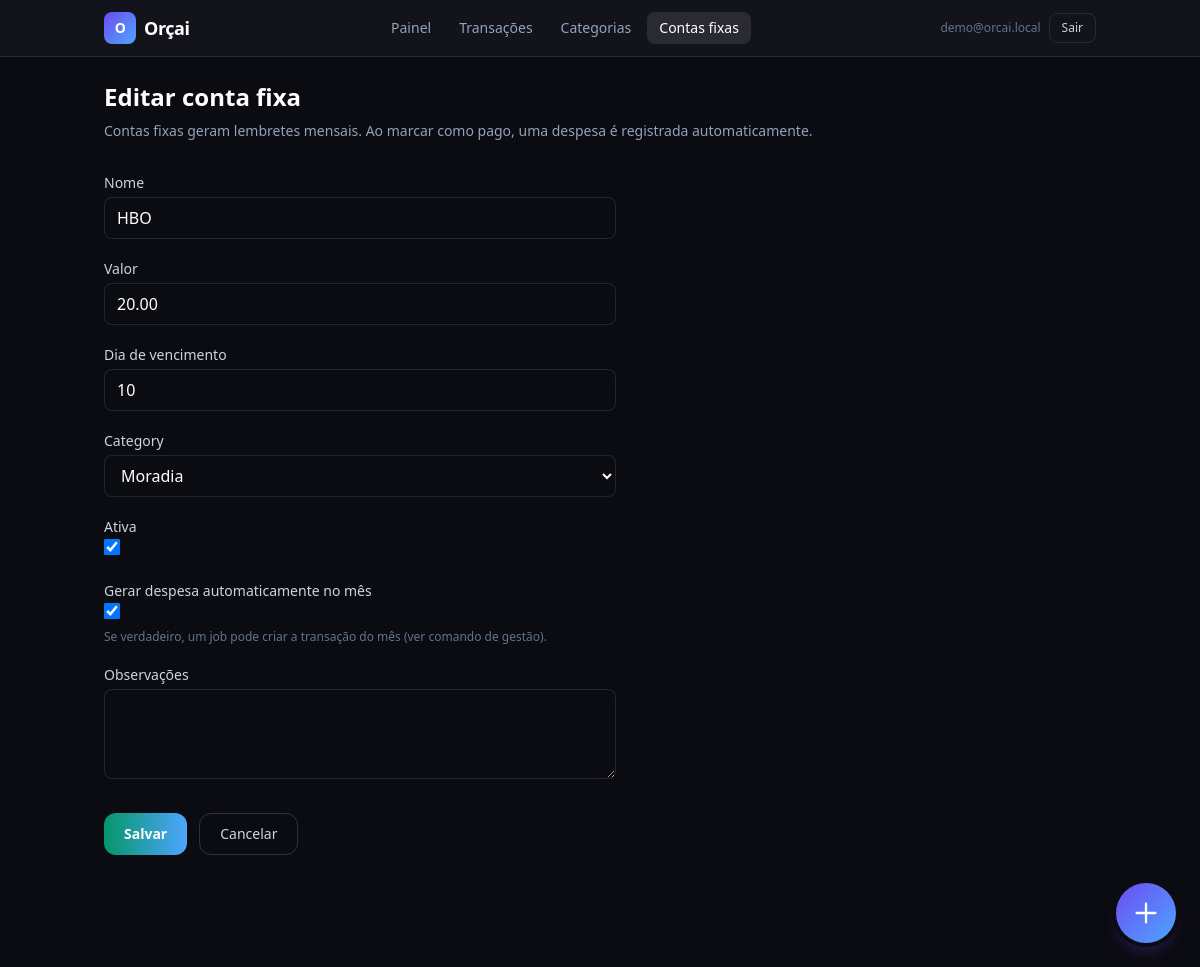
Screenshot of /contas-fixas/2/editar/ (signed in) with the database file from the repository.
### users/models.py (models this page shows, shortened)
class User(AbstractUser):
    email = models.EmailField("e-mail", unique=True)
    USERNAME_FIELD = "email"
    REQUIRED_FIELDS: list[str] = []
    class Meta:
        verbose_name = "usuário"
        verbose_name_plural = "usuários"

### finance/models.py (models this page shows, shortened)
class RecurringBill(models.Model):
    user = models.ForeignKey(
        settings.AUTH_USER_MODEL,
        on_delete=models.CASCADE,
        related_name="recurring_bills",
    )
    name = models.CharField("nome", max_length=200)
    amount = models.DecimalField(
        "valor",
        max_digits=14,
        decimal_places=2,
        validators=[MinValueValidator(Decimal("0.01"))],
    )
    due_day = models.PositiveSmallIntegerField(
        "dia de vencimento",
        validators=[MinValueValidator(1), MaxValueValidator(31)],
    )
    category = models.ForeignKey(
        Category,
        on_delete=models.PROTECT,
        related_name="recurring_bills",
    )
    is_active = models.BooleanField("ativa", default=True)
    auto_create_transaction = models.BooleanField(
        "gerar despesa automaticamente no mês",
        default=True,
        help_text="Se verdadeiro, um job pode criar a transação do mês (ver comando de gestão).",
    )
    notes = models.TextField("observações", blank=True)
    created_at = models.DateTimeField(auto_now_add=True)
    updated_at = models.DateTimeField(auto_now=True)
    class Meta:
        verbose_name = "conta fixa (recorrente)"
        verbose_name_plural = "contas fixas (recorrentes)"
        ordering = ["due_day", "name"]
        constraints = [
            models.UniqueConstraint(
                fields=["user", "name"],
                name="unique_recurring_bill_name_per_user",
            ),
        ]

### finance/views.py (the view, shortened to what this page needs)
# urls.py: path("contas-fixas/<int:pk>/editar/", views.RecurringBillUpdateView.as_view(), name="recurring_update"),
class RecurringBillUpdateView(UserScopedMixin, UpdateView):
    model = RecurringBill
    form_class = RecurringBillForm
    template_name = "finance/recurring_form.html"
    pk_url_kwarg = "pk"
    def get_form_kwargs(self):
        kw = super().get_form_kwargs()
        kw["user"] = self.request.user
        return kw

### finance/mixins.py (called while the page is built)
    def get_queryset(self):
        qs = super().get_queryset()
        return qs.filter(**{self.user_field: self.request.user})

### finance/models.py (called while the page is built)
    def __str__(self) -> str:
        return self.name

### templates/finance/recurring_form.html (shortened to what this page needs)
{% extends "layouts/app_shell.html" %}
{% block app_main %}
<h1 class="text-2xl font-semibold text-white">{% if object %}Editar conta fixa{% else %}Nova conta fixa{% endif %}</h1>
<p class="mt-2 text-sm text-slate-400">Contas fixas geram lembretes mensais. Ao marcar como pago, uma despesa é registrada automaticamente.</p>
<form method="post" class="mt-8 max-w-lg space-y-5">
  {% for field in form %}
  <div>
    <label for="{{ field.id_for_label }}" class="block text-sm font-medium text-slate-300">{{ field.label }}</label>
    {{ field }}
    {% if field.help_text %}<p class="mt-1 text-xs text-slate-500">{{ field.help_text }}</p>{% endif %}
  </div>
  {% endfor %}
  <div class="flex flex-wrap gap-3 pt-2">
    <button type="submit" class="rounded-xl bg-gradient-to-r from-emerald-600 to-skyfi px-5 py-2.5 text-sm font-semibold text-white hover:opacity-95">Salvar</button>
    <a href="{% url 'finance:recurring_list' %}" class="rounded-xl border border-white/15 px-5 py-2.5 text-sm text-slate-300 hover:bg-white/5">Cancelar</a>
  </div>
</form>
{% endblock %}

### templates/partials/app_nav.html (shortened to what this page needs)
{% with path=request.path %}
<header class="sticky top-0 z-40 border-b border-white/10 bg-card/90 backdrop-blur">
  <div class="mx-auto flex max-w-5xl flex-wrap items-center justify-between gap-3 px-4 py-3">
    <a href="{% url 'dashboard:home' %}" class="flex items-center gap-2 text-lg font-semibold tracking-tight text-white">
      <span class="inline-flex h-8 w-8 items-center justify-center rounded-lg bg-gradient-to-br from-orchid to-skyfi text-sm font-bold">O</span>
      Orçai
    </a>
    <nav class="flex flex-wrap items-center gap-1 text-sm">
      <a href="{% url 'dashboard:home' %}" class="rounded-lg px-3 py-1.5 {% if path == '/' %}bg-white/10 text-white{% else %}text-slate-400 hover:bg-white/5 hover:text-white{% endif %}">Painel</a>
      <a href="{% url 'finance:transaction_list' %}" class="rounded-lg px-3 py-1.5 {% if '/transacoes' in path %}bg-white/10 text-white{% else %}text-slate-400 hover:bg-white/5 hover:text-white{% endif %}">Transações</a>
      <a href="{% url 'finance:category_list' %}" class="rounded-lg px-3 py-1.5 {% if '/categorias' in path %}bg-white/10 text-white{% else %}text-slate-400 hover:bg-white/5 hover:text-white{% endif %}">Categorias</a>
      <a href="{% url 'finance:recurring_list' %}" class="rounded-lg px-3 py-1.5 {% if '/contas-fixas' in path %}bg-white/10 text-white{% else %}text-slate-400 hover:bg-white/5 hover:text-white{% endif %}">Contas fixas</a>
    </nav>
    <div class="flex items-center gap-2">
      <span class="hidden max-w-[140px] truncate text-xs text-slate-500 sm:inline">{{ user.email }}</span>
      <form action="{% url 'users:logout' %}" method="post">
        <button type="submit" class="rounded-lg border border-white/10 px-3 py-1.5 text-xs font-medium text-slate-300 hover:border-white/20 hover:text-white">Sair</button>
      </form>
    </div>
  </div>
</header>
{% endwith %}

### rows the page displays
User: email "demo@orcai.local"
RecurringBill: form "HBO" "20.00" "10" "Moradia" "☑" "☑"

### other values shown
{{ field.label }} "Nome" "Valor" "Dia de vencimento" "Category" "Ativa" "Gerar despesa automaticamente no mês" "Observações"
{{ field.help_text }} "Se verdadeiro, um job pode criar a transação do mês (ver comando de gestão)."
